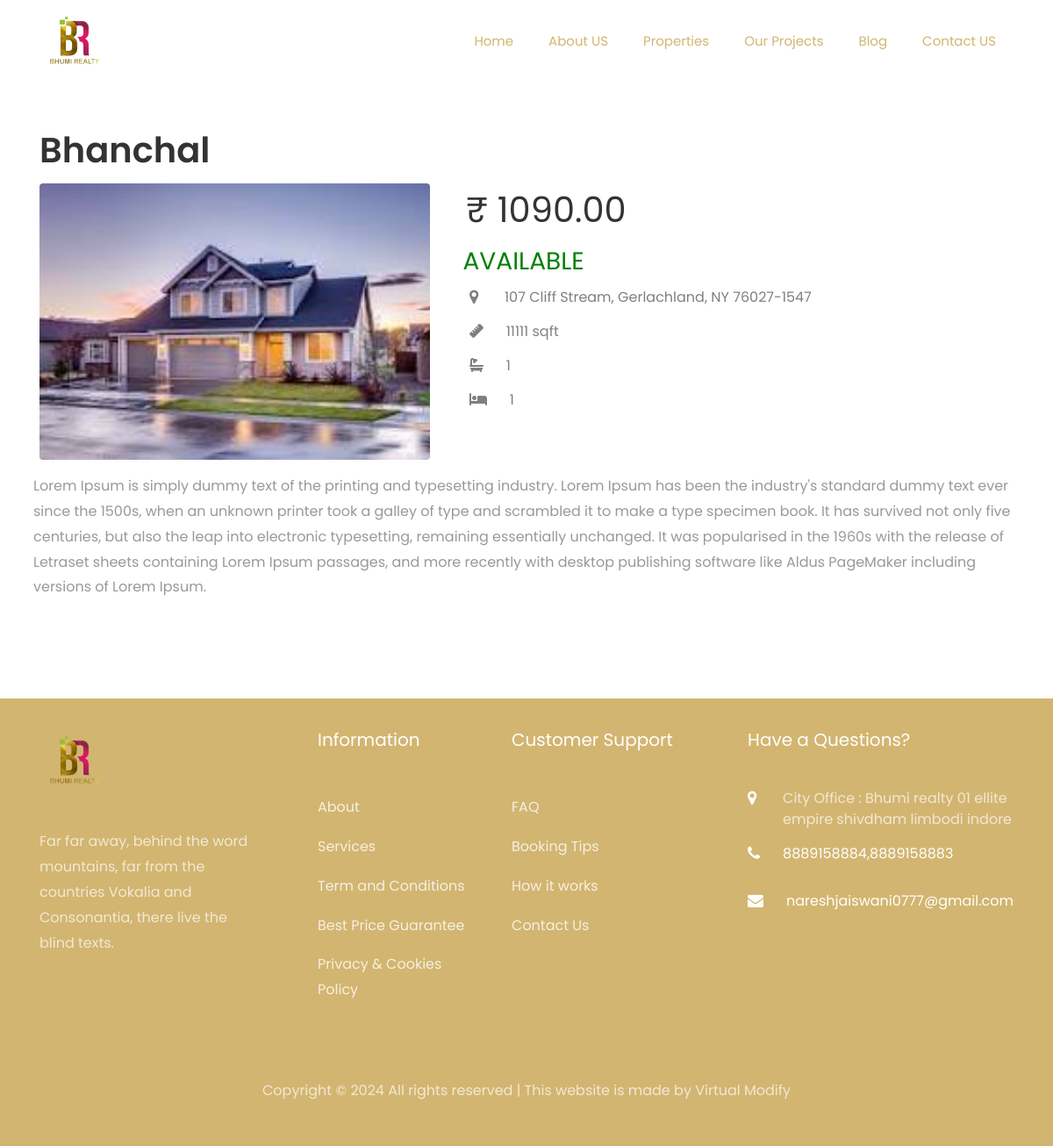
Page /assets/property/detail/2/ on the committed database.
### assets/models.py (models this page shows, shortened)
class Property(models.Model):
    class PropertyAvailability(models.TextChoices):
        SOLD_OUT="sold_out","SOLD OUT"
        FOR_RENT="for_rent","For Rent"
        FOR_SALE="for_sale","For Sale"
        AVAILABLE="available","Available"
    property_name = models.CharField(max_length=100)
    address = models.CharField(max_length=255)
    price = models.DecimalField(max_digits=10, decimal_places=2)
    no_of_bedrooms = models.IntegerField()
    no_of_bathrooms = models.IntegerField()
    square_footage = models.IntegerField()
    description = models.TextField()
    availability=models.CharField(max_length=20,choices=PropertyAvailability.choices,default=PropertyAvailability.AVAILABLE)
    main_photo = models.ImageField(
        upload_to="property_photos/"
    )
    created_at = models.DateTimeField(
        auto_now_add=True
    )
    updated_at = models.DateTimeField(
        auto_now=True
    )

### assets/views.py (the view)
# urls.py: path("property/detail/<int:id>/",views.getDetailProperty,name="property_detail"),
def getDetailProperty(request,id):
    if request.method == "GET":
        property_data=get_object_or_404(Property,id=id)
        context = {
            "property_name": property_data.property_name,
            "property_address": property_data.address,
            "property_price": property_data.price,
            "description": property_data.description,
            "image": property_data.main_photo,
            "images": property_data.property_images.all(),
            "price": property_data.price,
            "availability": property_data.availability.replace("_", " "),
            "square_footage": property_data.square_footage,
            "no_of_bedrooms": property_data.no_of_bedrooms,
            "no_of_bathrooms": property_data.no_of_bathrooms,
        }
        return render(request,"property/property_detail.html",context=context)
    else:
        return redirect("home:home_view")

### templates/property/property_detail.html (shortened to what this page needs)
{% extends "index.html" %}
{% load static %}
{% block content %}
{% include "includes/navbar.html" %}
<section class="ftco-section ftco-no-pt bg-white" style="margin-top:4%">
    	<div class="container">
		<div class="row">
			<div class="col-sm-12 heading-section text-start ftco-animate">
				<h2 class="mb-2">{{property_name}}</h2>
			</div>
		</div>
	</div>
    <div class="container">
  <div class="row">
    <div class="col-md-5 col-sm-12">
      <img src="{{image.url}}" class="rounded" alt="" width="100%"/>
    </div>
    <div class="col-sm-12 col-md-7">
        <h1>
            &nbsp;&#x20b9; {{price}}
        </h1>
        <h3 style="color:{% if availability == 'sold out' %}red {% else %}green{% endif %}">&nbsp;{{ availability|upper}}</h3>
            <div class="col-md">
                <div class="ftco-footer-widget mb-4">
                    <div class="block-23 mb-3">
                        <ul>
                            <li>
                                <span class="icon icon-map-marker text-black-50"></span><span class="text text-black-50">{{property_address}}</span>
                            </li>
                            <li>
                                <span class="fa-solid fa-ruler text-black-50"></span><span class="text text-black-50">&nbsp;&nbsp;&nbsp;&nbsp;&nbsp; {{square_footage}} sqft</span>
                            </li>
                            <li>
                                <span class="fa-solid fa-bath text-black-50"></span><span class="text text-black-50">&nbsp;&nbsp;&nbsp;&nbsp;&nbsp; {{no_of_bathrooms}}</span>
                            </li>
                            <li>
                                <span class="fa-solid fa-bed text-black-50"></span><span class="text text-black-50">&nbsp;&nbsp;&nbsp;&nbsp;&nbsp; {{no_of_bedrooms}}</span>
                            </li>
                        </ul>
                    </div>
                </div>
            </div>
    </div>
    <div class="row">
        <div class="col-sm-12 ml-2">
            <p>{{description|linebreaks}}</p>
        </div>
    </div>
  </div>
</section>
{% endblock content %}

### static/css/icomoon.css (style rules this page uses)
[class^="icon-"], [class*=" icon-"] { font-family: 'icomoon' !important; speak: none; font-style: normal; font-weight: normal; font-variant: normal; text-transform: none; line-height: 1; -webkit-font-smoothing: antialiased; -moz-osx-font-smoothing: grayscale; }
.icon-map-marker:before { content: "\f041"; }

### rows in the picture
Property: property_name "Bhanchal", price "1090.00", availability "AVAILABLE", address "107 Cliff Stream, Gerlachland, NY 76027-1547", description "Lorem Ipsum is simply dummy text of the printing and typesetting industry. Lorem Ipsum has been the industry's standard dummy text ever since the 1500s, when an unknown printer took a galley of type and scrambled it to make a type specimen book. It has survived not only five centuries, but also the leap into electronic typesetting, remaining essentially unchanged. It was popularised in the 1960s with the release of Letraset sheets containing Lorem Ipsum passages, and more recently with desktop publishing software like Aldus PageMaker including versions of Lorem Ipsum."

### other values in the picture
{{ square_footage }} "11111"
{{ no_of_bathrooms }} "1"
{{ no_of_bedrooms }} "1"
